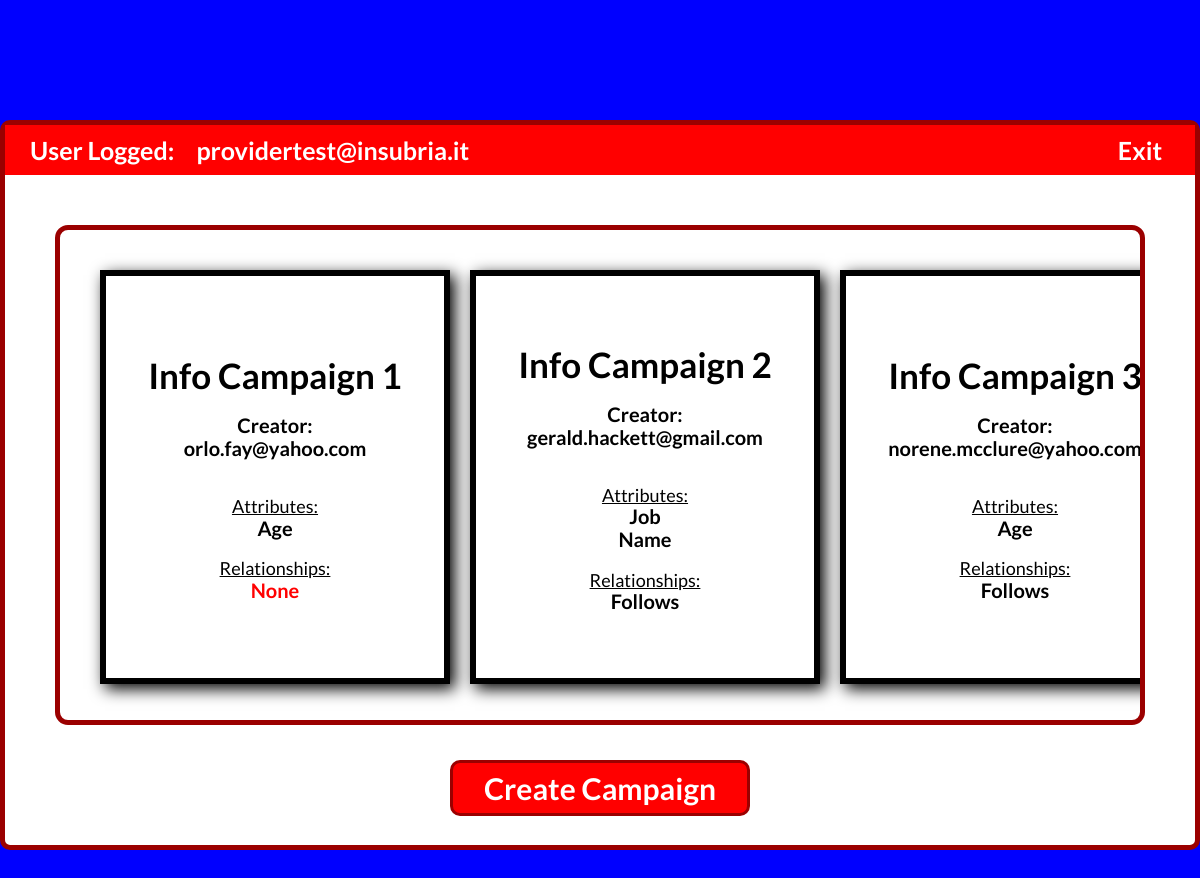
Screenshot of /anon/homedataprovider (signed in) with the database file from the repository.
### anon/models.py (models this page shows, shortened)
class Provider(models.Model):
    email = models.EmailField(primary_key=True)
    pwd = models.CharField(max_length=30)
    def __str__(self) -> str:
        return self.email

class Campaign(models.Model):
    name = models.CharField(max_length=50, primary_key=True)
    creator = models.ForeignKey(Provider, on_delete=models.CASCADE)
    attributes = models.ManyToManyField(Attribute, blank=True)
    relationships = models.ManyToManyField(Relationship, blank=True)

class Attribute(models.Model):
    name = models.CharField(max_length=50, primary_key=True)
    def __str__(self) -> str:
        return self.name

class Relationship(models.Model):
    name = models.CharField(max_length=50, primary_key=True)
    def __str__(self) -> str:
        return self.name

### anon/views.py (the view, shortened to what this page needs)
# urls.py: path('homedataprovider', views.homeDataProvider, name="homeDataProvider"),
def homeDataProvider(req):
    providers = Provider.objects.all()
    for p in providers:
        if p.email == req.session["provider"]:
            provider = p
    campaigns = Campaign.objects.all()
    return render(req, 'anon/homedataprovider.html', { "provider": provider, "campaigns": campaigns })

### anon/templates/anon/homedataprovider.html (shortened to what this page needs)
{% load static %}
<!DOCTYPE html>
<html lang="en">
    <head>
        <link rel="stylesheet" href="{% static 'anon/css/homedataprovider.css' %}">
        <link rel="stylesheet" href="https://cdn.jsdelivr.net/npm/bootstrap-icons@1.9.1/font/bootstrap-icons.css">
        <link rel="stylesheet" href="https://cdnjs.cloudflare.com/ajax/libs/normalize/8.0.1/normalize.min.css">
    </head>
    <body>
        <div class="section">
            <div class="title">
                <div>
                    <label class="logged_email">User Logged: &ensp; {{ provider.email }}</label>
                </div>
                <form method="post">
                    <div>
                        <button id="exit-button" type="submit" name="logout" class="exit_button">Exit</button>
                    </div>
                </form>
            </div>
            <div class="container">
                <form method="post" class="campaigns">
                    {% for campaign in campaigns %}
                        <button id="campaign-{{ campaign.name }}" type="submit" name="campaign" value="{{ campaign.name }}" class="campaign">
                            <h2>{{ campaign.name }}</h2>
                            <p>Creator: <br><span id="creator-name-{{ forloop.counter }}">{{ campaign.creator }}</span></p>
                            <div class="attr_list_container">
                                <dl>
                                    <label style="text-decoration: underline; font-size: 18px;">Attributes:</label>
                                    {% for attr in campaign.attributes.all %}
                                        <dd>{{ attr }}</dd>
                                    {% empty %}
                                        <dd style="color: red;">None</dd>
                                    {% endfor %}
                                    <br>
                                    <label style="text-decoration: underline; font-size: 18px;">Relationships:</label>
                                    {% for rel in campaign.relationships.all %}
                                        <dd>{{ rel }}</dd>
                                    {% empty %}
                                        <dd style="color: red;">None</dd>
                                    {% endfor %}
                                </dl>
                            </div>
                        </button>
                    {% endfor %}
                </form>
                <form method="post">
                    <div class="button_div">
                        <button id="button-create" type="submit" name="create" class="button">Create Campaign</button>
                    </div>
                </form>
            </div>
        </div>
    </body>
</html>

### anon/static/anon/css/homedataprovider.css (style rules this page uses)
body { background-color: blue; font-family: 'Lato', sans-serif; }
.section { border: 5px solid #9B0000; border-radius: 10px; max-width: 1300px; margin: 120px auto; height: 730px; position: relative; background: white; }
.title { background-color: red; padding: 5px; display: flex; justify-content: space-between; }
.title div { display: flex; align-items: center; }
.logged_email { margin-left: 20px; font-size: 25px; font-weight: bold; color: white; background: transparent; }
.exit_button { height: 40px; width: 100px; font-size: 25px; font-weight: bold; color: white; background: transparent; border: none; transition: .3s all ease-in-out; }
.container { height: 500px; }
.campaigns { margin: 50px; margin-bottom: 35px; padding: 30px 30px 0; height: 100%; display: flex; overflow-x: scroll; overflow-y: hidden; border: 5px solid #9B0000; border-radius: 13px; }
.campaign { width: 350px; min-width: 350px; margin: 10px; height: 90%; display: inline-block; padding: 10px; border: 6px solid black; transition: all .3s ease-in-out; box-shadow: 5px 5px 15px black; background: white; }
.campaign h2 { text-align: center; font-size: 35px; line-height: 20px; }
.campaign p { text-align: center; font-size: 20px; font-weight: bold; }
.attr_list_container { display: flex; align-items: center; justify-content: center; }
.attr_list_container dl { list-style: none; text-align: center; }
.attr_list_container dl dd { font-size: 20px; font-weight: bold; margin-inline-start: 0; }
.button_div { text-align: center; margin-top: 10px; }
.button { margin: 0 30px; width: 300px; color: white; background: red; border: 3px solid #9B0000; border-radius: 10px; font-size: 30px; line-height: 30px; font-weight: bold; padding: 10px; transition: .3s all ease-in-out; }
*, *::before, *::after { -webkit-box-sizing: border-box; -moz-box-sizing: border-box; box-sizing: border-box; }

### rows the page displays
Provider: email "providertest@insubria.it"
Campaign: name "Info Campaign 1", creator "orlo.fay@yahoo.com"
Attribute: name "Age"
Campaign: name "Info Campaign 2", creator "gerald.hackett@gmail.com"
Attribute: name "Job"
Attribute: name "Name"
Relationship: name "Follows"
Campaign: name "Info Campaign 3", creator "norene.mcclure@yahoo.com"
